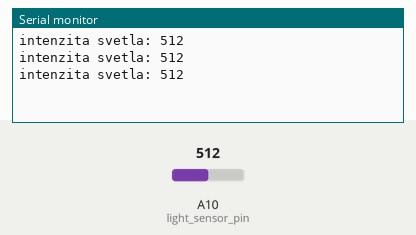
Simulated run of this sketch. Board: Arduino Mega 2560, built with avr-gcc and run on an emulated ATmega2560. Parts: the last lines printed to the serial monitor. The inputs (shaded band) are chosen by the test bench; at power-on: A10 (light_sensor_pin) = 512.

Above: at 1.3 s.
1.4 s: A10 (light_sensor_pin) set to 716
At 1.9 s:
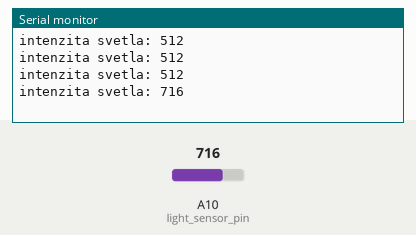
2.9 s: A10 (light_sensor_pin) set to 900
At 3.4 s:
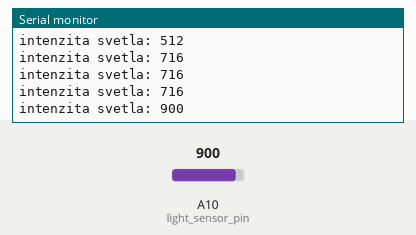
Timing chart, 0 to 5.9 s (numbered marks = the images above; inputs shaded):
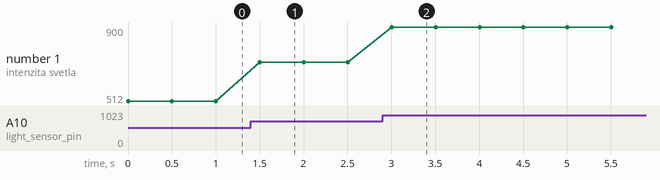

Measured:
- after the input at 1.4 s, the serial monitor: prints a new line after 0.10 s (image 1)
- after the input at 2.9 s, the serial monitor: prints a new line after 0.10 s (image 2)
- plotted number 1: 512 → 716 after the input at 1.4 s, 716 → 900 after the input at 2.9 s

The sketch:

photoresistor.ino
```cpp
const int light_sensor_pin = A10;// definujeme pin senzora, pre fotorezistor použijeme vstupný analógový pin
int light_value;// vytvoríme premennú pre čítanie hodnôt zo senzora

void setup() {
  pinMode(light_sensor_pin, INPUT);// nastavíme pin senzora na vstup
  Serial.begin(9600);// začneme komunikáciu so serailmonitor na 9600 baud
}

void loop() {
  light_value = analogRead(light_sensor_pin);// načítame výstup zo senzora do premennej
  Serial.print("intenzita svetla: "); Serial.println(light_value);// vypíšeme hodnotu na serial monitor
  delay(500);// počkáme 500ms

}
```
